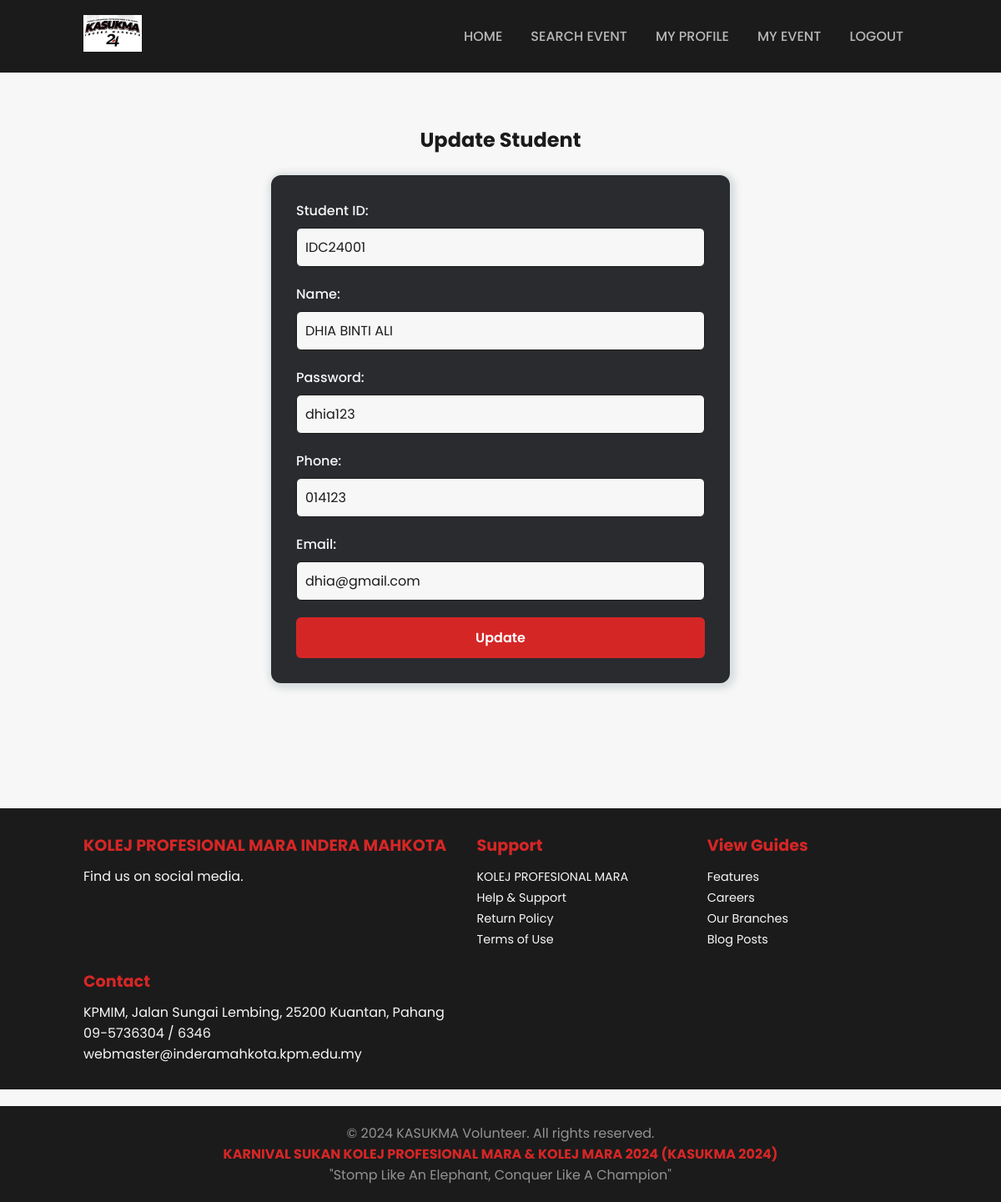
The page /kasukma_page/update_student/IDC24001/ on the database its author committed.
### library/models.py (models this page shows)
class Student(models.Model):
    studentid = models.CharField(max_length=10, primary_key=True)
    password = models.CharField(max_length=100)
    studentname = models.TextField()
    phone = models.CharField(max_length=20)
    email = models.CharField(max_length=100)

### library/views.py (the view)
# urls.py: path('update_student/<str:studentid>/', views.update_student, name='update_student'),
def update_student(request, studentid):
    data = Student.objects.get(studentid=studentid)
    context = {
        'data1': data
    }
    return render(request, "update_student.html", context)

### library/templates/update_student.html (shortened to what this page needs)
{% load static %}
<!DOCTYPE html>
<html lang="en">
<head>
</head>
<body>
    <header>
        <a href="#" class="logo">
        <img src="{% static 'image/kasukma24.jpg' %}" alt="Volunteer image">
        </a>
        <ul class="navbar">
            <li><a href="{% url 'homepage' %}">Home</a></li>
            <li><a href="{% url 'search_event' %}">Search Event</a></li>
            <li><a href="{% url 'myprofile' %}">My Profile</a></li>
            <li><a href="{% url 'event' %}">My Event</a></li>
            <li><a href="{% url 'logout' %}">Logout</a></li>
        </ul>
    </header>
    <main>
        <section class="update-section">
            <h2>Update Student</h2><br>
        <form action="{% url 'save_update_student' data1.studentid %}" method="post" class="update-form">
            <div class="form-group">
                <label for="studentid">Student ID:</label>
                <input type="text" id="studentid" name="studentid" value="{{ data1.studentid }}" disabled="true">
            </div>
            <div class="form-group">
                <label for="name">Name:</label>
                <input type="text" id="name" name="name" value="{{ data1.studentname }}">
            </div>
            <div class="form-group">
                <label for="psw">Password:</label>
                <input type="text" id="psw" name="psw" value="{{ data1.password }}">
            </div>
            <div class="form-group">
                <label for="phone">Phone:</label>
                <input type="text" id="phone" name="phone" value="{{ data1.phone }}">
            </div>
            <div class="form-group">
                <label for="email">Email:</label>
                <input type="text" id="email" name="email" value="{{ data1.email }}">
            </div>
            <input type="submit" value="Update" class="btn-submit">
        </form>
        </section>
    </main>
     <section class="footer">
        <div class="footer-box">
            <h3>KOLEJ PROFESIONAL MARA INDERA MAHKOTA</h3>
            <p>Find us on social media.</p>
        </div>
        <div class="footer-box">
            <h3>Support</h3>
            <ul>
                <li><a href="#">KOLEJ PROFESIONAL MARA</a></li>
                <li><a href="#">Help & Support</a></li>
                <li><a href="#">Return Policy</a></li>
                <li><a href="#">Terms of Use</a></li>
            </ul>
        </div>
        <div class="footer-box">
            <h3>View Guides</h3>
            <ul>
                <li><a href="#">Features</a></li>
                <li><a href="#">Careers</a></li>
                <li><a href="#">Our Branches</a></li>
                <li><a href="#">Blog Posts</a></li>
            </ul>
        </div>
        <div class="footer-box">
            <h3>Contact</h3>
            <div class="contact">
                <span> KPMIM, Jalan Sungai Lembing, 25200 Kuantan, Pahang </span><br>
                <span>09-5736304 / 6346 </span><br>
                <span>webmaster@inderamahkota.kpm.edu.my</span>
            </div>
        </div>
    </section>
    <section class="banner">
        <p>&copy; 2024 KASUKMA Volunteer. All rights reserved.</p>
        <h4>KARNIVAL SUKAN KOLEJ PROFESIONAL MARA & KOLEJ MARA 2024 (KASUKMA 2024)</h4>
        <p>"Stomp Like An Elephant, Conquer Like A Champion"</p>
    </section>
</body>
</html>

### library/templates/update_student.html (style rules this page uses)
* { font-family: 'Poppins', sans-serif; margin: 0; padding: 0; box-sizing: border-box; scroll-padding-top: 4rem; scroll-behavior: smooth; list-style: none; text-decoration: none; }
body { color: var(--text-color); background-color: var(--second-color); }
:root { --main-color: #d52626; --second-color: #f7f7f7; --text-color: #1b1b1b; --bg-color: #b7b7b7; --box-shadow: 2px 2px 10px 4px rgb(14 55 54 / 15%); }
header { position: fixed; width: 100%; top: 0; right: 0; z-index: 1000; display: flex; justify-content: space-between; align-items: center; padding: 18px 100px; background: var(--text-color); transition: 0.5s linear; }
.logo img { width: 70px; }
.navbar { display: flex; }
.navbar a { padding: 8px 17px; color: var(--bg-color); font-size: 1rem; text-transform: uppercase; font-weight: 500; }
.update-section { padding: 150px 50px; text-align: center; }
.update-form { width: 50%; margin: 0 auto; background-color: #2a2b2f; padding: 30px; border-radius: 12px; box-shadow: var(--box-shadow); }
.update-form .form-group { margin-bottom: 20px; text-align: left; }
.update-form label { display: block; font-size: 1rem; font-weight: 500; color: var(--second-color); margin-bottom: 8px; }
.update-form input[type="text"] { width: 100%; padding: 10px; font-size: 1rem; border: 1px solid var(--text-color); border-radius: 6px; background-color: var(--second-color); color: var(--text-color); }
.btn-submit { width: 100%; padding: 12px; background-color: var(--main-color); color: white; border: none; border-radius: 6px; font-size: 1rem; font-weight: 600; cursor: pointer; transition: background-color 0.3s ease; }
.footer { display: grid; grid-template-columns: repeat(auto-fit, minmax(240px, auto)); gap: 1.5rem; padding: 30px 100px; background-color: var(--text-color); color: var(--second-color); }
.footer-box h3 { font-size: 1.2rem; margin-bottom: 10px; color: var(--main-color); }
.footer-box ul li a { font-size: 0.9rem; color: var(--second-color); transition: color 0.3s ease; }
.banner { padding: 20px; text-align: center; background: var(--text-color); color: rgb(149, 146, 146); margin-top: 20px; }
.banner h4 { color: var(--main-color); }

### rows shown on the page
Student: studentid "IDC24001", name "DHIA BINTI ALI", psw "dhia123", phone "014123", email "dhia@gmail.com"
